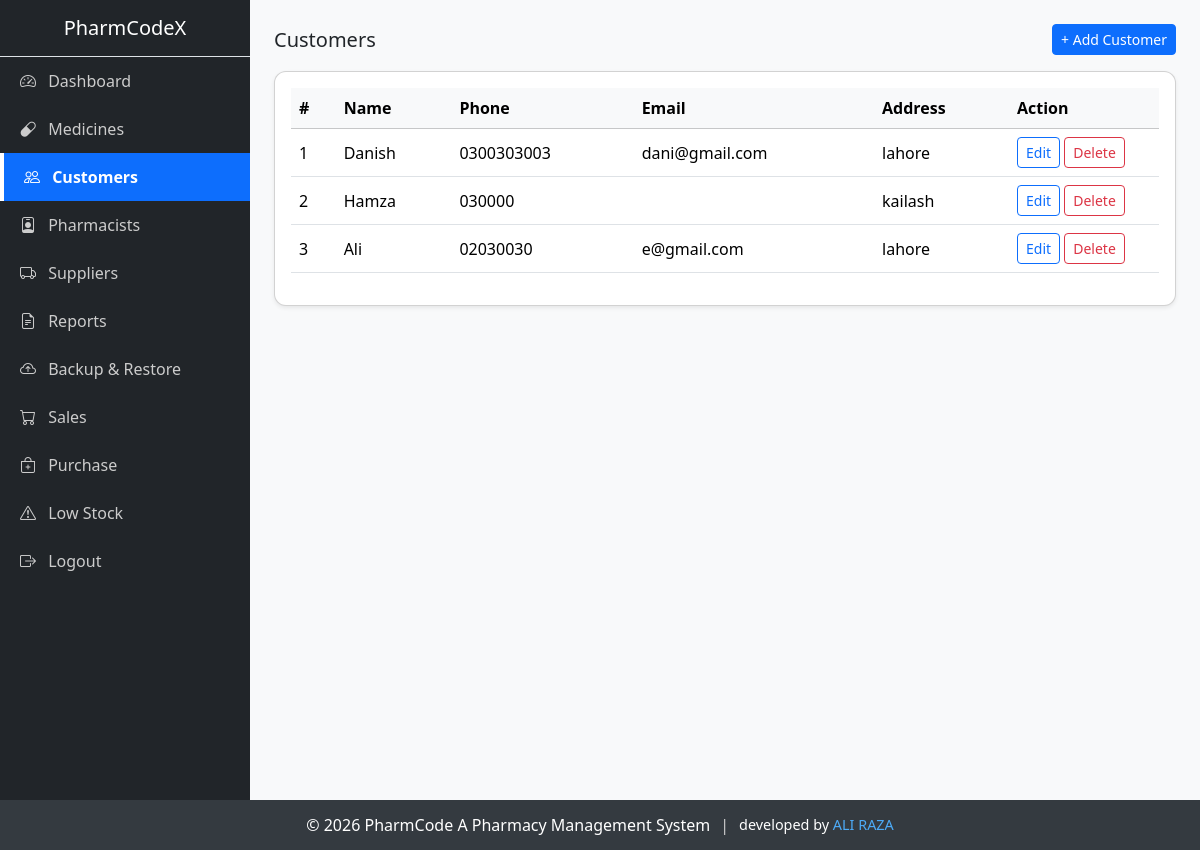
The page /mutual/customers.php (signed in) on the database as committed earlier.
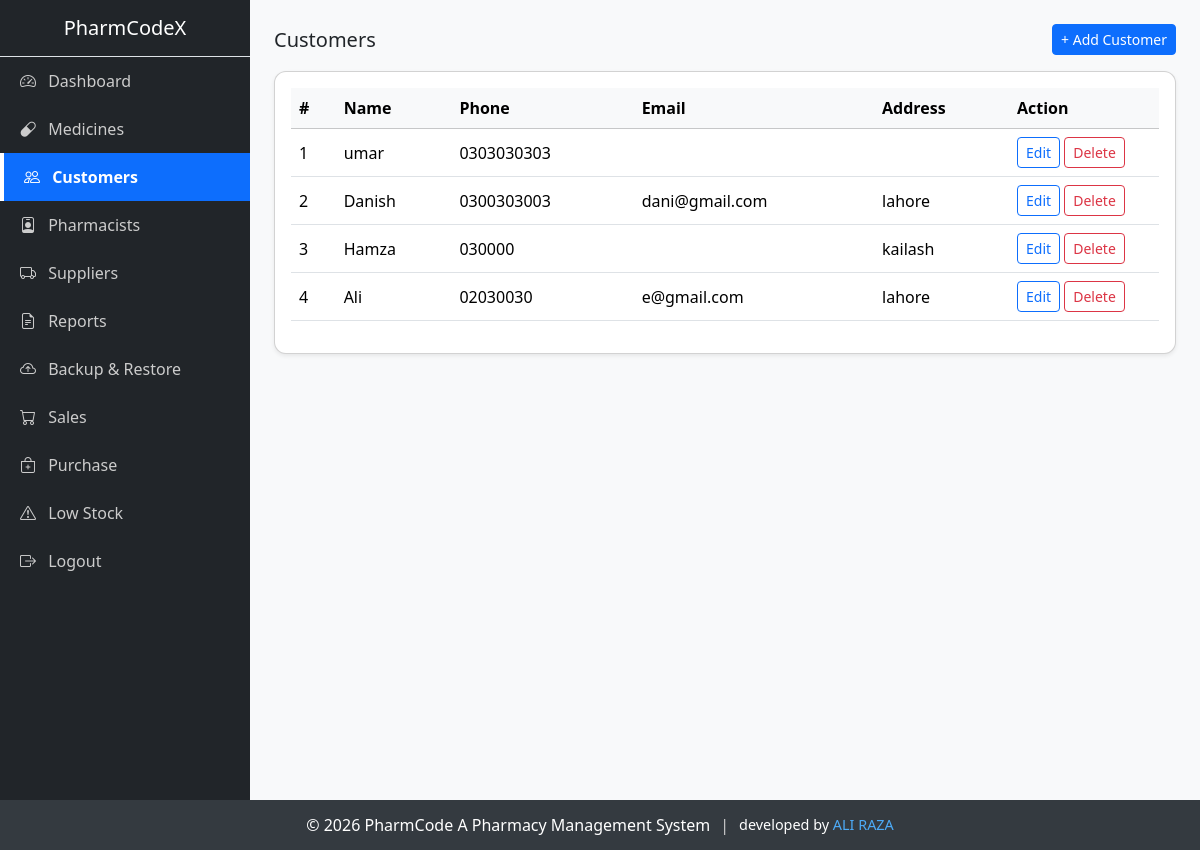
The same page on the database as committed later.
### tables this page shows
CREATE TABLE `customers` (
  `id` int(11) NOT NULL AUTO_INCREMENT,
  `name` varchar(100) NOT NULL,
  `phone` varchar(20) DEFAULT NULL,
  `email` varchar(100) DEFAULT NULL,
  `address` text DEFAULT NULL,
  `created_at` timestamp NOT NULL DEFAULT current_timestamp(),
  PRIMARY KEY (`id`)
);

### mutual/customers.php (the view, shortened to what this page needs)
<?php
include('../config/connection.php');
$customers = $conn->query("SELECT * FROM customers ORDER BY id DESC");
?>
<!DOCTYPE html>
<html lang="en">
<head>
    <link href="https://cdn.jsdelivr.net/npm/bootstrap@5.3.2/dist/css/bootstrap.min.css" rel="stylesheet">
</head>
<body class="admin-theme">
<div class="d-flex">
    <?php include('../includes/sidebar.php'); ?>
    <div class="flex-grow-1">
        <div class="content p-4">
            <div class="d-flex justify-content-between align-items-center mb-3">
                <h5 class="mb-0">Customers</h5>
                <button class="btn btn-primary btn-sm"
                        data-bs-toggle="modal"
                        data-bs-target="#addModal">
                    + Add Customer
                </button>
            </div>
            <div class="card shadow-sm">
                <div class="card-body">
                    <table class="table table-hover align-middle">
                        <thead class="table-light">
                        <tr>
                            <th>#</th>
                            <th>Name</th>
                            <th>Phone</th>
                            <th>Email</th>
                            <th>Address</th>
                            <th width="150">Action</th>
                        </tr>
                        </thead>
                        <tbody>
                        <?php $i=1; while($row=$customers->fetch_assoc()): ?>
                        <tr>
                            <td><?= $i++ ?></td>
                            <td><?= htmlspecialchars($row['name']) ?></td>
                            <td><?= htmlspecialchars($row['phone']) ?></td>
                            <td><?= htmlspecialchars($row['email']) ?></td>
                            <td><?= htmlspecialchars($row['address']) ?></td>
                            <td>
                                <button class="btn btn-sm btn-outline-primary"
                                        data-bs-toggle="modal"
                                        data-bs-target="#edit<?= $row['id'] ?>">
                                    Edit
                                </button>
                                <a href="?delete=<?= $row['id'] ?>"
                                   class="btn btn-sm btn-outline-danger"
                                   onclick="return confirm('Delete this customer?')">
                                    Delete
                                </a>
                            </td>
                        </tr>
                        <?php endwhile; ?>
                        </tbody>
                    </table>
                </div>
            </div>
        </div>
    </div>
</div>
<?php include('../includes/footer.php'); ?>
</body>
</html>

Rows that differ between the two databases and show on the page:
added customers: name "umar", phone "0303030303"
